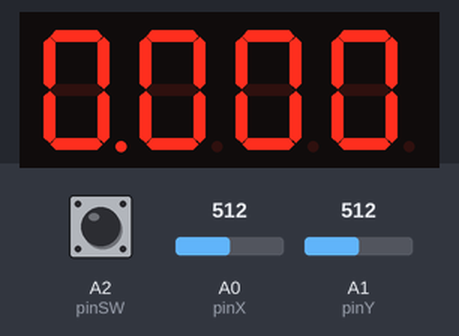
Recording of a sketch running on a simulated Arduino Uno, built with avr-gcc and run on an emulated ATmega328P. On the bench: 4-digit seven-segment display. Wiring (inferred from the names in the program): 4-digit 7-segment display, segments lit when HIGH: segments pin 12, pin 8, pin 5, pin 3, pin 2, pin 11, pin 6, pin 4; digit selects pin 7, pin 9, pin 10, pin 13. Inputs (shaded band) come from the test bench; at power-on: A0 (pinX) = 512, A1 (pinY) = 512, A2 (pinSW) HIGH. The segment pins are drawn as the display they are named for.

Above: at 1.2 s.
1.3 s: A0 (pinX) set to 610
At 2.5 s:
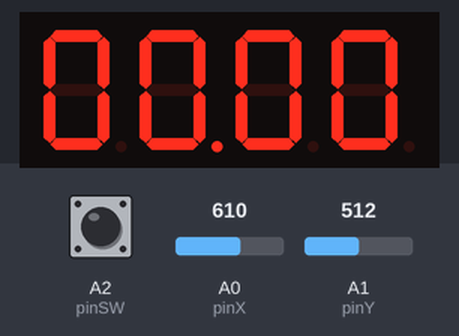
Timing chart, 0 to 4.3 s (numbered marks = the images above; inputs shaded):
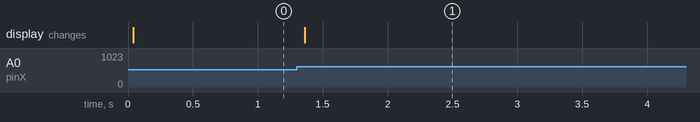

Measured:
- after the input at 1.3 s, the display: changes after 0.06 s (image 1)

The sketch:

Homework_no_3.ino
```cpp
const int pinX = A0;
const int pinY = A1;
const int pinSW = A2;

int valueSW = 0;
int lastValueSW = 0;
int valueX = 0;
int valueY = 0;
bool joyMovedX = false;
bool joyMovedY = false;
int minThreshold = 400; //min value default position
int maxThreshold = 600; //max....

const int pinA = 12;
const int pinB = 8;
const int pinC = 5;
const int pinD = 3;
const int pinE = 2;
const int pinF = 11;
const int pinG = 6;
const int pinDP = 4;
const int pinD1 = 7;
const int pinD2 = 9;
const int pinD3 = 10;
const int pinD4 = 13;

const int segSize = 8;
const int noOfDisplays = 4;
const int noOfDigits = 10;

bool joyMoved = false;

int dpState = LOW;
int dpSpot = 0;
int dpLastSpot = 0;
int verifyPush = 0;
int digit1 = 0;
int digit2 = 0;
int digit3 = 0;
int digit4 = 0;


int segments[segSize] = {
  pinA, pinB, pinC, pinD, pinE, pinF, pinG, pinDP
};

int digits[noOfDisplays] = {
  pinD1, pinD2, pinD3, pinD4
 };

int digitNumbers[noOfDisplays] = {
  digit1, digit2, digit3, digit4
};

byte digitMatrix[noOfDigits][segSize - 1] = {
// a  b  c  d  e  f  g
  {1, 1, 1, 1, 1, 1, 0}, // 0
  {0, 1, 1, 0, 0, 0, 0}, // 1
  {1, 1, 0, 1, 1, 0, 1}, // 2
  {1, 1, 1, 1, 0, 0, 1}, // 3
  {0, 1, 1, 0, 0, 1, 1}, // 4
  {1, 0, 1, 1, 0, 1, 1}, // 5
  {1, 0, 1, 1, 1, 1, 1}, // 6
  {1, 1, 1, 0, 0, 0, 0}, // 7
  {1, 1, 1, 1, 1, 1, 1}, // 8
  {1, 1, 1, 1, 0, 1, 1}  // 9
};


void displayNumber(byte digit, byte decimalPoint) {
  for (int i = 0; i < segSize - 1; i++) {
  digitalWrite(segments[i], digitMatrix[digit][i]);
  }

  digitalWrite(segments[segSize - 1], decimalPoint);
}


void showDigit(int num) {
  for (int i = 0; i < noOfDisplays; i++) {
    digitalWrite(digits[i], HIGH);
  }

  digitalWrite(digits[num], LOW);
}


void setup() {
  for (int i = 0; i < segSize ; i++)
  {
    pinMode(segments[i], OUTPUT);
  }
  for (int i = 0; i < noOfDisplays; i++)
  {
    pinMode(digits[i], OUTPUT);
  }
  pinMode(pinSW, INPUT_PULLUP);

  for(int i = 0; i < noOfDisplays; i++)
  {
    showDigit(i);
    if( i == dpSpot){
      dpState = HIGH;
    }
    else dpState = LOW;
    displayNumber(digitNumbers[i], dpState);
    delay(5);
  }
}

void loop() {

  for(int i = 0; i < noOfDisplays; i++)
  {
    showDigit(i);
    if( i == dpSpot){
      dpState = HIGH;
    }
    else dpState = LOW;
    displayNumber(digitNumbers[i], dpState);
    delay(5);
  }

  valueX = analogRead(pinX);
  valueY = analogRead(pinY);

  if(valueX > maxThreshold && joyMoved == false && verifyPush == 0){
    if(dpSpot < 3){
      dpSpot++;
      dpLastSpot++;
    }
    else{
      dpSpot = 0;
      dpLastSpot = 0;
    }
    joyMoved = true;
  }
  if(valueX < minThreshold && joyMoved == false && verifyPush == 0){
     if(dpSpot > 0){
      dpSpot--;
      dpLastSpot--;
    }
    else{
      dpSpot = 3;
      dpLastSpot = 3;
    }
    joyMoved = true;
  }
  if(valueX <= maxThreshold && valueX >= minThreshold && verifyPush == 0){
    joyMoved = false;
  }
  if(valueY > maxThreshold && joyMoved == false && verifyPush == 1){
    if(digitNumbers[dpLastSpot] < 9){
      digitNumbers[dpLastSpot]++;
    }
    else digitNumbers[dpLastSpot] = 0;
    joyMoved = true;
  }
  if(valueY < minThreshold && joyMoved == false && verifyPush == 1){
    if(digitNumbers[dpLastSpot] > 0){
      digitNumbers[dpLastSpot]--;
    }
    else digitNumbers[dpLastSpot] = 9;
    joyMoved = true;
  }
  if(valueY <= maxThreshold && valueY >= minThreshold && verifyPush == 1){
    joyMoved = false;
  }
  valueSW = digitalRead(pinSW);
  if(valueSW != lastValueSW && valueSW == LOW){
    verifyPush = !verifyPush;
    dpSpot = dpLastSpot;
  }
  lastValueSW = valueSW;
}
```
